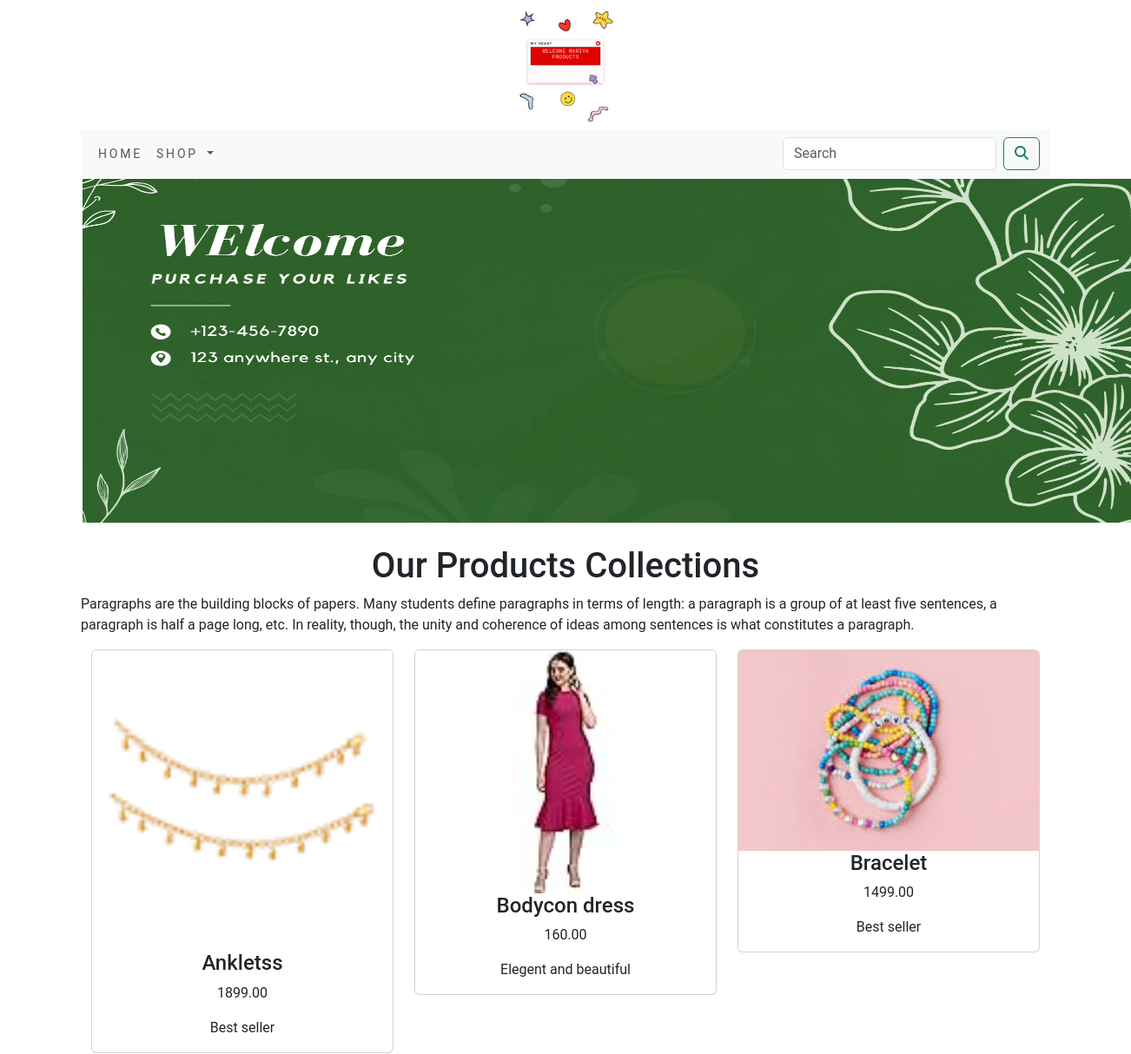
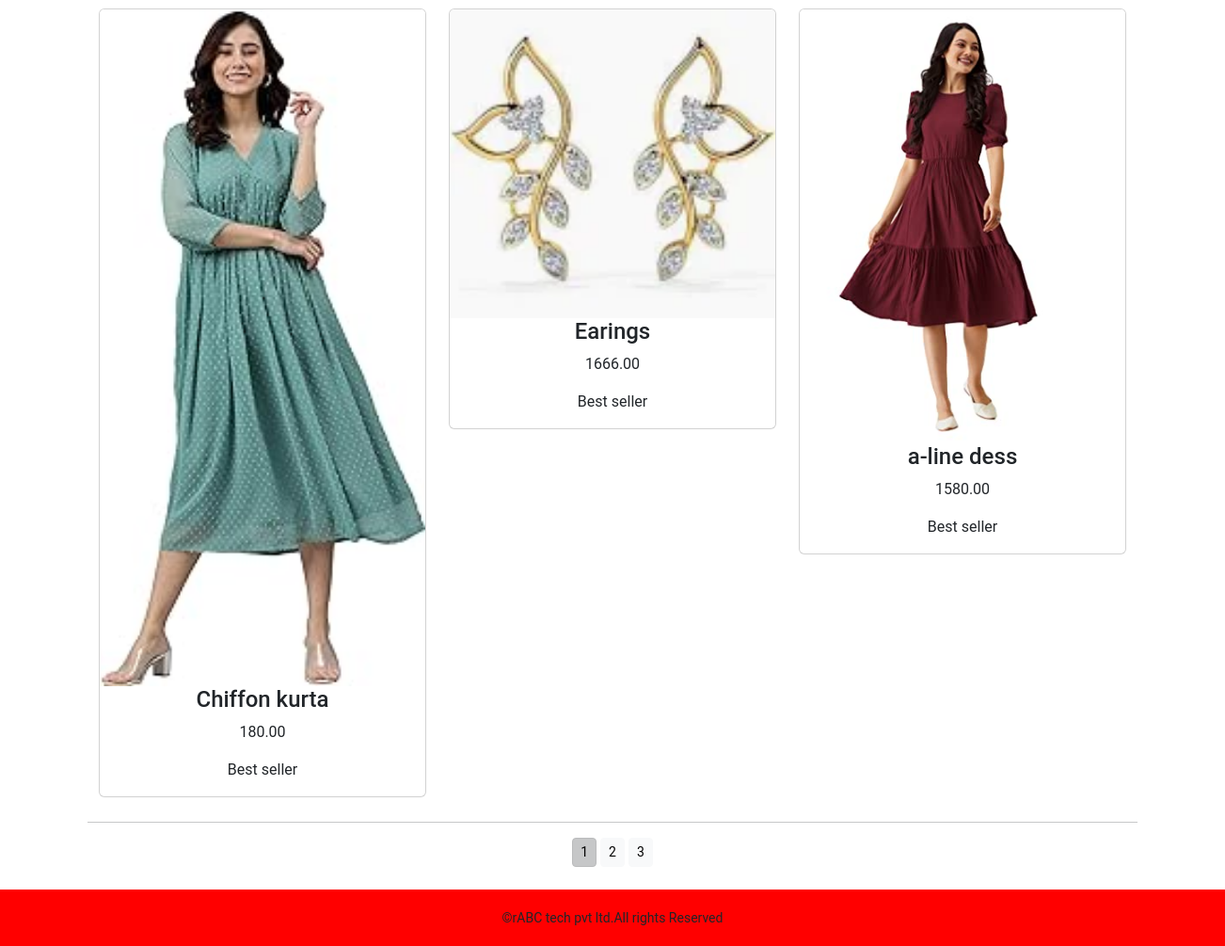
Page /shop on the committed database (2 pictures, top to bottom).
### shopapp/models.py (models this page shows, shortened)
class Products(models.Model):
    name=models.CharField(max_length=120,unique=True)
    slug=models.SlugField(max_length=120,unique=True)
    description=models.TextField(blank=True)
    price=models.DecimalField(max_digits=10,decimal_places=2)
    category=models.ForeignKey(Category,on_delete=models.CASCADE)
    image=models.ImageField(upload_to='product',blank=True)
    stock=models.IntegerField()
    available=models.BooleanField(default=True)
    created=models.DateTimeField(auto_now_add=True)
    updated=models.DateTimeField(auto_now=True)
    def get_url(self):
        return reverse('shopapp:prodCatdetail',args=[self.category.slug,self.slug])
    class Meta:
        ordering=('name',)
        verbose_name='product'
        verbose_name_plural='products'

### shopapp/views.py (the view)
# urls.py: path('',views.allProdCat,name='allProdCat'),
def allProdCat(request,c_slug=None):
    c_page=None
    products_list=None
    if c_slug !=None:
        c_page=get_object_or_404(Category,slug=c_slug)
        products_list=Products.objects.all().filter(category=c_page,available=True)
    else:
        products_list=Products.objects.all().filter(available=True)
    paginator=Paginator(products_list,6)
    try:
        page=int(request.GET.get('page','1'))
    except:
        page=1
    try:
        products=paginator.page(page)
    except (EmptyPage,InvalidPage):
        products=paginator.page(paginator.num_pages)
    return render(request,"category.html",{'category':c_page,'products':products})

### cart/context_processors.py (called while the page is built)
def counter(request):
    item_count=0
    if 'admin' in request.path:
        return {}
    else:
        try:
            cart=Cart.objects.filter(cart_id=_cart_id(request))
            cart_items=CartItem.objects.all().filter(cart=cart[:1])
            for cart_item in cart_items:
                item_count +=cart_item.qty
        except Cart.DoesNotExist:
            item_count=0
    return dict(item_count=item_count)

### cart/views.py (called while the page is built)
def _cart_id(request):
    cart=request.session.session_key
    if not cart:
        cart=request.session.create()
    return cart

### shopapp/context_processors.py (called while the page is built)
def menu_links(request):
    links=Category.objects.all()
    return dict(links=links)

### shopapp/models.py (called while the page is built)
    def get_url(self):
        return reverse('shopapp:products_by_category',args=[self.slug])

### templates/category.html (shortened to what this page needs)
{% extends 'base.html' %}
{% load static %}
{% block content %}
<div class="">
  {% if category %}
  <img class="rounded mx-auto d-block" src="{{ category.image.url}}" alt="{{category.name}}">
</div>
<br>
<div>
  <h1 class="text-center">{{category.name}}</h1>
  <p class="text-center">{{category.description}}</p>
</div>
  {% else %}
<div>
<img class="my_image my_image_padding" src="{% static 'img/banner.png' %}" alt="our products" width="1250px;" height="400px;">
</div>
<br>
<div>
  <h1 class="text-center"> Our Products Collections</h1>
  <p class="text-justify">Paragraphs are the building blocks of papers. Many students define paragraphs in terms of length: a paragraph is a group of at least five sentences, a paragraph is half a page long, etc. In reality, though, the unity and coherence of ideas among sentences is what constitutes a paragraph.</p>
</div>
  {% endif %}
<div class="container">
    <div class="row mx_auto" >
          {% for product in products.object_list %}
        <div class="my_bottom_margin col-9 col-sm-12 col-md-4  col-lg-4">
            <div class="card text-center" style="mini-width:18rem;">
                <a href="{{product.get_url}}"> <img  src="{{product.image.url}}" class="card-img-top my_image" alt="{{product.name}}"></a>
           <div class="">
               <h4>{{product.name}}</h4>
                <p>{{product.price}}</p>
                <p> {{product.description}}</p>
           </div>
            </div>
        </div>
         {% endfor %}
    </div>
</div>
    <div class="mx_auto">
        {% if products.paginator.num_pages > 1 %}
        <hr>
        <div class="text-center">
            {% for pg in products.paginator.page_range %}
            <a href="?page={{pg}}" class="btn btn-light btn-sm {% if products.number == pg %} active {% endif %}">{{pg}} </a>
            {% endfor %}
        </div>
        {% endif %}
    </div>
    <br>
</div>
{% endblock %}

### templates/base.html (shortened to what this page needs)
{% load static %}
<!DOCTYPE html>
<html lang="en">
<head>
    <link href="{% static 'css/bootstrap.min.css' %}" rel="stylesheet">
    <link rel="stylesheet" href="{% static 'css/custom.css' %}">
</head>
<body>
    <div class="container">
{% include 'header.html' %}
{% include 'navbar.html' %}
{% block content %}
{% endblock %}
    </div>
{% include 'footer.html' %}
</body>
</html>

### templates/header.html
{% load static %}
{% block content %}
<header>
  <center>
    <a href="{% url 'shopapp:allProdCat' %}"></a><img src="{% static 'img/logo.png' %}" alt="logoimage" height="150px" width="130px">
  </center>
</header>
{% endblock %}

### templates/navbar.html (shortened to what this page needs)
<nav class="navbar navbar-expand-lg bg-body-tertiary">
  <div class="container-fluid">
    <div class="collapse navbar-collapse" id="navbarSupportedContent">
      <ul class="navbar-nav me-auto mb-2 mb-lg-0">
        <li class="nav-item">
          <a class="nav-link" href="#">Home</a>
        </li>
        <li class="nav-item dropdown {% if 'shopapp' in request.path %} active {% endif %}">
          <a class="nav-link dropdown-toggle" href="#" role="button" data-bs-toggle="dropdown" aria-expanded="false">
            Shop
          </a>
        </li>
      </ul>
      <form class="d-flex" action="{% url 'search_app:searchResult' %}" method="get">
        <input class="form-control me-2" type="search" placeholder="Search" name="q" aria-label="Search">
        <button class="btn btn-outline-success" type="submit"><i class="fa-solid fa-magnifying-glass"></i></button>
      </form>
    </div>
  </div>
</nav>

### templates/footer.html
<div class="footer navbar-fixed-bottom my_footer">
    <p class="text-center">&copy;rABC tech pvt ltd.All rights Reserved</p>
</div>

### static/css/custom.css (style rules this page uses)
body { font-family: 'Roboto', sans-serif; }
.nav-item { letter-spacing : .2em; font-size :14px; text-transform :uppercase; }
.my_footer { background-color:red; height:60px; }
.my_footer p { padding-top:20px; font-size:14px; }
.my_image_padding { padding:2px; }
.my_bottom_margin { margin-bottom:10px; }

### rows in the picture
Products: image (picture), name "Ankletss", price "1899.00", description "Best seller"
Products: image (picture), name "Bodycon dress", price "160.00", description "Elegent and beautiful"
Products: image (picture), name "Bracelet", price "1499.00", description "Best seller"
Products: image (picture), name "Chiffon kurta", price "180.00", description "Best seller"
Products: image (picture), name "Earings", price "1666.00", description "Best seller"
Products: image (picture), name "a-line dess", price "1580.00", description "Best seller"

### other values in the picture
{{ pg }} "1" "2" "3"
